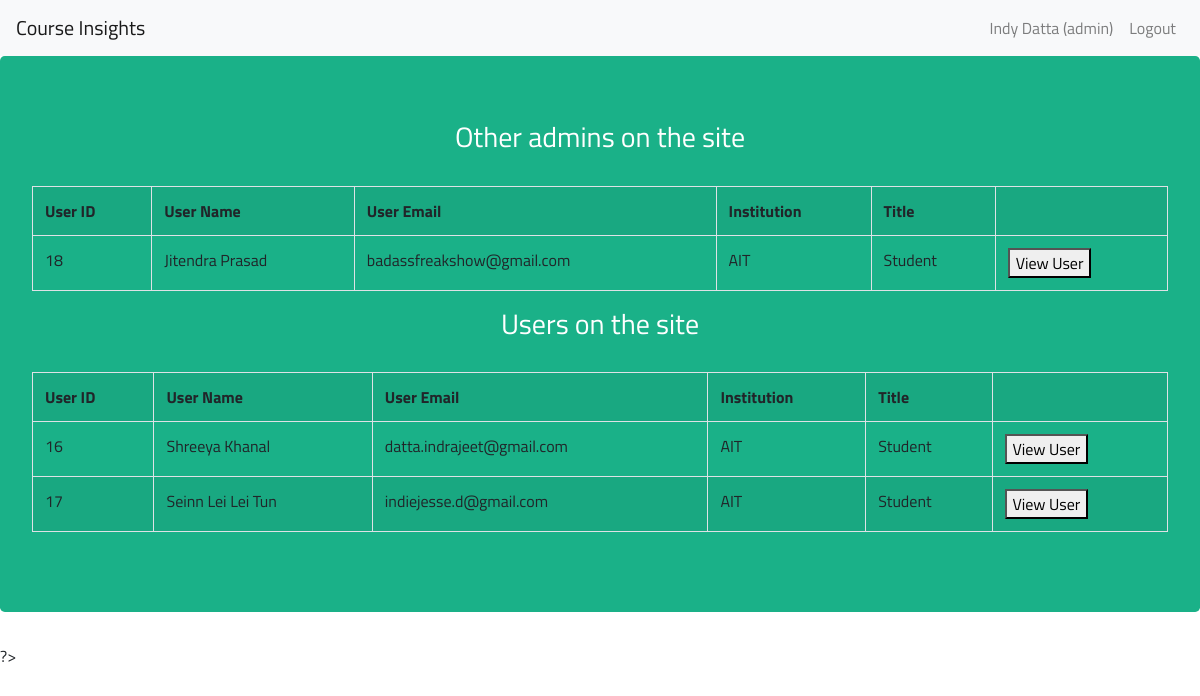
The app's page /viewUsers-admin.php (signed in) with its own data.
### tables this page shows
CREATE TABLE `user` (
  `user_id` int(11) NOT NULL AUTO_INCREMENT,
  `f_name` varchar(255) NOT NULL,
  `l_name` varchar(255) NOT NULL,
  `email` varchar(255) NOT NULL,
  `password` varchar(255) NOT NULL,
  `hash` varchar(255) NOT NULL,
  `institution` varchar(255) DEFAULT NULL,
  `title` varchar(255) DEFAULT NULL,
  `isAdmin` tinyint(1) NOT NULL DEFAULT '0',
  `bio` text,
  PRIMARY KEY (`user_id`)
);

### viewUsers-admin.php (the view, shortened to what this page needs)
<?php
require 'db.php';
	  $user_id = $_SESSION['user_id'];
    $first_name = $_SESSION['first_name'];
    $last_name = $_SESSION['last_name'];
    $result_viewusers = $mysqli->query("SELECT * FROM user WHERE isAdmin=0");
    $result_viewadmins = $mysqli->query("SELECT * FROM user WHERE isAdmin=1 AND user_id !=$user_id");
?>
<!DOCTYPE html>
<html >
<head>
  <link rel="stylesheet" href="https://stackpath.bootstrapcdn.com/bootstrap/4.3.1/css/bootstrap.min.css">
</head>
<body>
  <nav class="navbar navbar-expand-lg navbar-light bg-light">
  <a class="navbar-brand" href="#">Course Insights</a>
  <div class="navbar-collapse collapse w-100 order-3 dual-collapse2">
        <ul class="navbar-nav ml-auto">
            <li class="nav-item">
                <a class="nav-link" href="adminProfile.php"> <?php echo $first_name.' '.$last_name.' (admin)' ?> </a>
            </li>
            <li class="nav-item">
                <a class="nav-link" href="logout.php"> Logout </a>
            </li>
        </ul>
    </div>
</nav>
<div class="jumbotron">
   <h3 align="center"> Other admins on the site </h3>
   <br />
    <form method="post" action="userPage-admin.php">
       <div class="table-responsive">
    <table class="table table-bordered table-striped">
     <tr>
      <th>User ID</th>
      <th>User Name</th>
      <th>User Email</th>
      <th>Institution</th>
      <th>Title</th>
      <th></th>
     </tr>
      <?php
        while($row = mysqli_fetch_array($result_viewadmins))
        {
          echo '
          <tr>
          <td>'.$row["user_id"].'</td>
          <td>'.$row["f_name"].' '.$row["l_name"].'</td>
          <td>'.$row["email"].'</td>
          <td>'.$row["institution"].'</td>
          <td>'.$row["title"].'</td>
          <td><button type="submit" name="submit" value='.$row["user_id"].'>View User</td>
          </tr>
          ';
        }
     ?>
    </table>
   </div>
    </form><h3 align="center"> Users on the site </h3>
   <br />
    <form method="post" action="userPage-admin.php">
       <div class="table-responsive">
    <table class="table table-bordered table-striped">
     <tr>
      <th>User ID</th>
      <th>User Name</th>
      <th>User Email</th>
      <th>Institution</th>
      <th>Title</th>
      <th></th>
     </tr>
      <?php
        while($row = mysqli_fetch_array($result_viewusers))
        {
          echo '
          <tr>
          <td>'.$row["user_id"].'</td>
          <td>'.$row["f_name"].' '.$row["l_name"].'</td>
          <td>'.$row["email"].'</td>
          <td>'.$row["institution"].'</td>
          <td>'.$row["title"].'</td>
          <td><button type="submit" name="submit" value='.$row["user_id"].'>View User</td>
          </tr>
          ';
        }
     ?>
    </table>
   </div>
    </form>
     </div>
?>

### css/style.css (style rules this page uses)
*, *:before, *:after { box-sizing: border-box; }
html { overflow-y: scroll; }
body { background: #ffffff; font-family: 'Titillium Web', sans-serif; }
a { text-decoration: none; color: #1ab188; -webkit-transition: .5s ease; transition: .5s ease; }
.jumbotron { background: #1ab188; color: #ffffff; }

### records on screen
user: user_id "18", f_name "Jitendra", l_name "Prasad", email "badassfreakshow@gmail.com", institution "AIT", title "Student"
user: user_id "16", f_name "Shreeya", l_name "Khanal", email "datta.indrajeet@gmail.com", institution "AIT", title "Student"
user: user_id "17", f_name "Seinn", l_name "Lei Lei Tun", email "indiejesse.d@gmail.com", institution "AIT", title "Student"

### other values on screen
$first_name "Indy"
$last_name "Datta"
